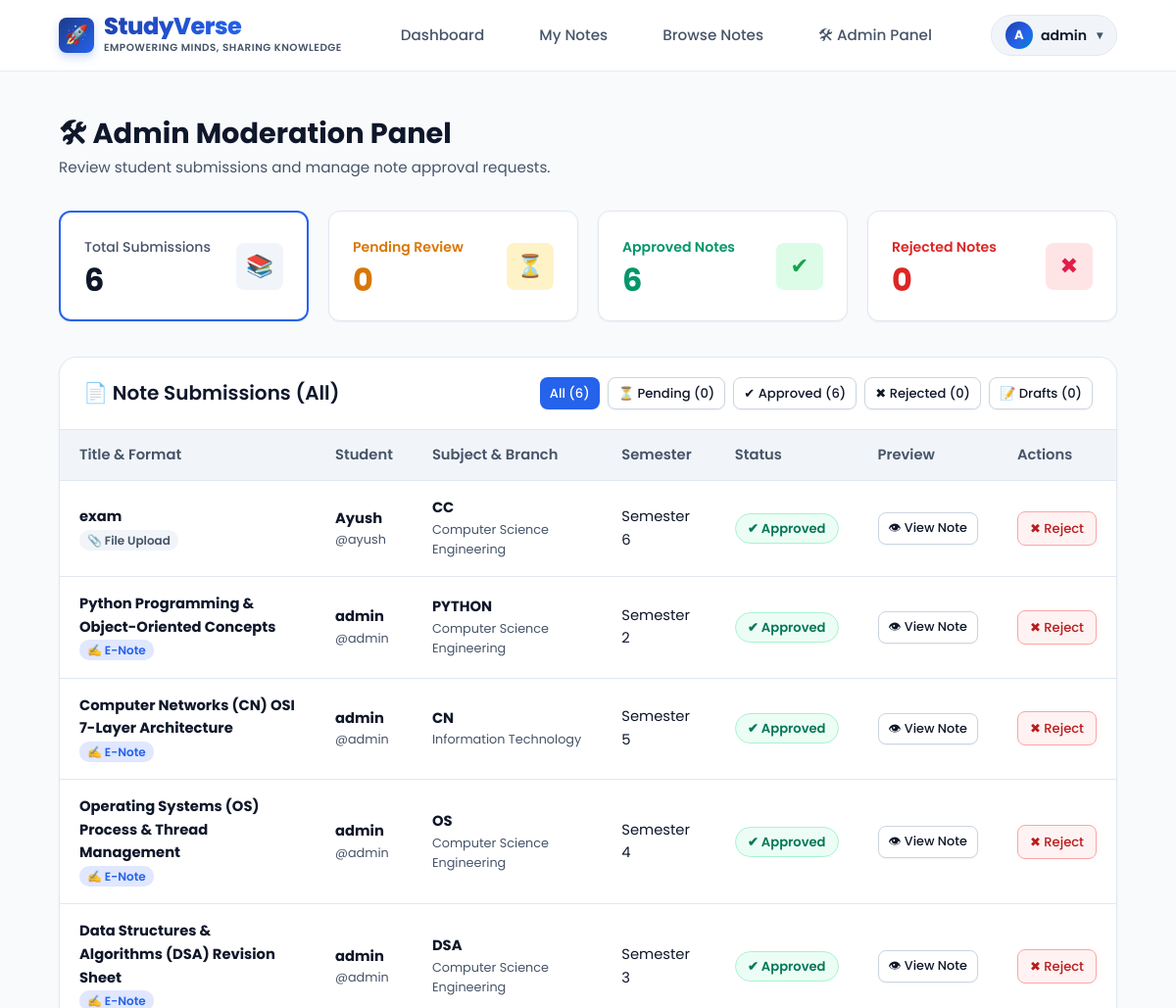
Before: /notes/admin-dashboard/ (signed in, upper part) with the older database file.
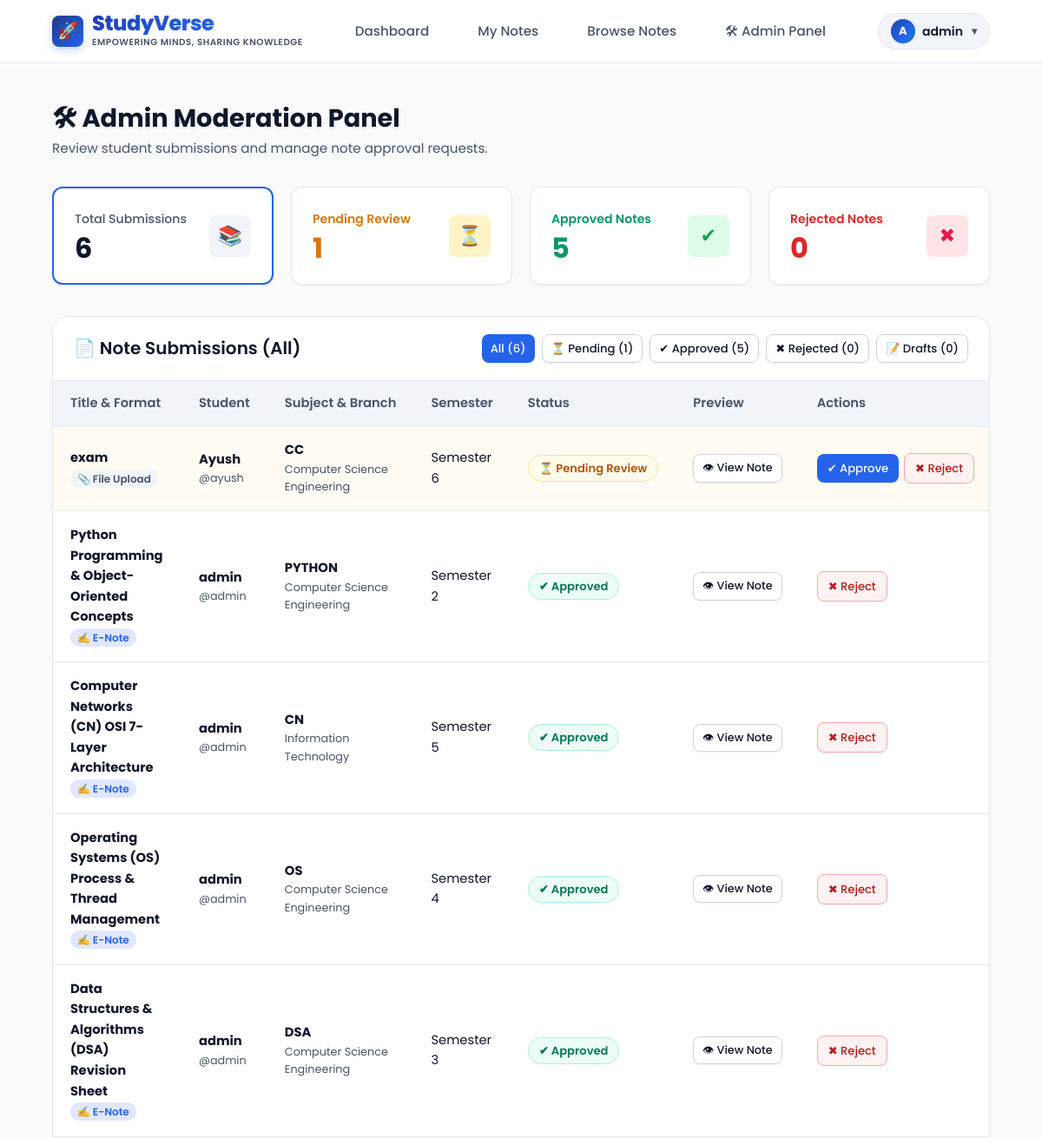
After: the same page with the newer database file.
### notes/models.py (models this page shows, shortened)
class Note(models.Model):
    STATUS_CHOICES = [
        ("Draft", "Draft"),
        ("Pending", "Pending"),
        ("Approved", "Approved"),
        ("Rejected", "Rejected"),
    ]
    SUBJECT_CHOICES = [
        ('DBMS', 'DBMS'),
        ('OS', 'Operating System'),
        ('CN', 'Computer Networks'),
        ('CC', 'Cloud Computing'),
        ('DSA', 'Data Structures'),
        ('JAVA', 'Java'),
        ('PYTHON', 'Python'),
        ('MATH', 'Mathematics'),
        ('OTHER', 'Other'),
    ]
    BRANCH_CHOICES = [
        ('CSE', 'Computer Science Engineering'),
        ('IT', 'Information Technology'),
        ('ECE', 'Electronics & Comm.'),
        ('ME', 'Mechanical Engineering'),
        ('CIVIL', 'Civil Engineering'),
        ('BCA_MCA', 'BCA / MCA'),
        ('COMMERCE', 'Commerce & Business'),
        ('OTHER', 'General / Other'),
    ]
    title = models.CharField(max_length=200)
    subject = models.CharField(max_length=50, choices=SUBJECT_CHOICES)
    branch = models.CharField(max_length=50, choices=BRANCH_CHOICES, default='CSE')
    semester = models.IntegerField()
    description = models.TextField(blank=True)
    content = models.TextField(blank=True, help_text="Rich text or markdown content for online created e-notes")
    drawing_data = models.TextField(blank=True, help_text="Base64 canvas drawing image data")
    is_online_note = models.BooleanField(default=False)
    file = models.FileField(upload_to='notes/', blank=True, null=True)
    uploaded_by = models.ForeignKey(User, on_delete=models.CASCADE)
    uploaded_at = models.DateTimeField(auto_now_add=True)
    downloads = models.IntegerField(default=0)
    views = models.IntegerField(default=0)
    likes = models.ManyToManyField(User, related_name='liked_notes', blank=True)
    status = models.CharField(
        max_length=20,
        choices=STATUS_CHOICES,
        default="Pending"
    )

### notes/views.py (the view)
# urls.py: path("admin-dashboard/", views.admin_dashboard, name="admin_dashboard"),
@staff_member_required
def admin_dashboard(request):
    status_filter = request.GET.get('status', 'all')
    notes = Note.objects.all().order_by("-uploaded_at")
    if status_filter in ['Pending', 'Approved', 'Rejected', 'Draft']:
        notes = notes.filter(status=status_filter)
    context = {
        "notes": notes,
        "selected_status": status_filter,
        "total_count": Note.objects.count(),
        "pending": Note.objects.filter(status="Pending").count(),
        "approved": Note.objects.filter(status="Approved").count(),
        "rejected": Note.objects.filter(status="Rejected").count(),
        "draft": Note.objects.filter(status="Draft").count(),
    }
    return render(request, "notes/admin_dashboard.html", context)

### templates/notes/admin_dashboard.html (shortened to what the changed rows need)
{% extends "base.html" %}
{% block content %}
<div class="dashboard-wrapper">
    <div class="dashboard-header">
        <div>
            <h1>🛠 Admin Moderation Panel</h1>
        </div>
    </div>
    <div class="dashboard-cards-grid">
        <a href="{% url 'admin_dashboard' %}?status=all" class="stat-card" style="text-decoration:none; border: {% if selected_status == 'all' %}2px solid var(--primary){% else %}1px solid var(--border-light){% endif %};">
            <div class="stat-info">
                <h2>{{ total_count }}</h2>
            </div>
        </a>
        <a href="{% url 'admin_dashboard' %}?status=Pending" class="stat-card" style="text-decoration:none; border: {% if selected_status == 'Pending' %}2px solid #f59e0b{% else %}1px solid var(--border-light){% endif %};">
            <div class="stat-info">
                <span style="color:#d97706; font-weight:600;">Pending Review</span>
                <h2 style="color:#d97706;">{{ pending }}</h2>
            </div>
        </a>
        <a href="{% url 'admin_dashboard' %}?status=Approved" class="stat-card" style="text-decoration:none; border: {% if selected_status == 'Approved' %}2px solid #10b981{% else %}1px solid var(--border-light){% endif %};">
            <div class="stat-info">
                <span style="color:#059669; font-weight:600;">Approved Notes</span>
                <h2 style="color:#059669;">{{ approved }}</h2>
            </div>
        </a>
        <a href="{% url 'admin_dashboard' %}?status=Rejected" class="stat-card" style="text-decoration:none; border: {% if selected_status == 'Rejected' %}2px solid #ef4444{% else %}1px solid var(--border-light){% endif %};">
            <div class="stat-info">
                <h2 style="color:#dc2626;">{{ rejected }}</h2>
            </div>
        </a>
    </div>
    <div class="content-card">
        <div class="content-card-header" style="display:flex; justify-content:space-between; align-items:center; flex-wrap:wrap; gap:16px;">
            <h2>📄 Note Submissions ({% if selected_status == 'all' %}All{% else %}{{ selected_status }}{% endif %})</h2>
            <div style="display:flex; gap:8px; flex-wrap:wrap;">
                <a href="{% url 'admin_dashboard' %}?status=all" class="btn-sm {% if selected_status == 'all' %}btn-sm-primary{% else %}btn-secondary{% endif %}" style="font-size:0.82rem;">
                    All ({{ total_count }})
                </a>
                <a href="{% url 'admin_dashboard' %}?status=Pending" class="btn-sm {% if selected_status == 'Pending' %}btn-sm-primary{% else %}btn-secondary{% endif %}" style="font-size:0.82rem;">
                    ⏳ Pending ({{ pending }})
                </a>
                <a href="{% url 'admin_dashboard' %}?status=Approved" class="btn-sm {% if selected_status == 'Approved' %}btn-sm-primary{% else %}btn-secondary{% endif %}" style="font-size:0.82rem;">
                    ✔ Approved ({{ approved }})
                </a>
                <a href="{% url 'admin_dashboard' %}?status=Rejected" class="btn-sm {% if selected_status == 'Rejected' %}btn-sm-primary{% else %}btn-secondary{% endif %}" style="font-size:0.82rem;">
                    ✖ Rejected ({{ rejected }})
                </a>
                <a href="{% url 'admin_dashboard' %}?status=Draft" class="btn-sm {% if selected_status == 'Draft' %}btn-sm-primary{% else %}btn-secondary{% endif %}" style="font-size:0.82rem;">
                    📝 Drafts ({{ draft }})
                </a>
            </div>
        </div>
        <div class="table-responsive">
            <table class="modern-table">
                <thead>
                    <tr>
                        <th>Title & Format</th>
                        <th>Student</th>
                        <th>Subject & Branch</th>
                        <th>Semester</th>
                        <th>Status</th>
                        <th>Preview</th>
                        <th>Actions</th>
                    </tr>
                </thead>
                <tbody>
                    {% for note in notes %}
                    <tr style="{% if note.status == 'Pending' %}background:rgba(245, 158, 11, 0.05);{% endif %}">
                        <td>
                            <strong>{{ note.title }}</strong>
                            <div>
                                {% if note.is_online_note %}
                                    <span style="font-size:0.75rem; background:#e0e7ff; color:var(--primary); padding:2px 8px; border-radius:10px; font-weight:600;">✍️ E-Note</span>
                                {% else %}
                                    <span style="font-size:0.75rem; background:#f1f5f9; color:#475569; padding:2px 8px; border-radius:10px; font-weight:600;">📎 File Upload</span>
                                {% endif %}
                            </div>
                        </td>
                        <td>
                            <strong>{{ note.uploaded_by.first_name|default:note.uploaded_by.username }}</strong>
                            <div style="font-size:0.8rem; color:var(--text-muted);">@{{ note.uploaded_by.username }}</div>
                        </td>
                        <td>
                            <strong>{{ note.subject }}</strong>
                            <div style="font-size:0.8rem; color:var(--text-muted);">{{ note.get_branch_display }}</div>
                        </td>
                        <td>Semester {{ note.semester }}</td>
                        <td>
                            {% if note.status == "Approved" %}
                                <span class="status-pill approved">✔ Approved</span>
                            {% elif note.status == "Pending" %}
                                <span class="status-pill pending">⏳ Pending Review</span>
                            {% elif note.status == "Draft" %}
                                <span class="status-pill" style="background:#f1f5f9; color:#64748b;">📝 Draft</span>
                            {% else %}
                                <span class="status-pill rejected">✖ Rejected</span>
                            {% endif %}
                        </td>
                        <td>
                            <a href="{% url 'note_detail' note.id %}" target="_blank" class="btn-sm btn-secondary" style="font-size:0.8rem; white-space:nowrap;">
                                👁 View Note
                            </a>
                        </td>
                        <td>
                            <div class="action-group" style="flex-wrap:nowrap;">
                                {% if note.status != "Approved" %}
                                    <a href="{% url 'approve_note' note.id %}" class="btn-sm btn-sm-primary" style="white-space:nowrap; padding:6px 12px; font-size:0.82rem;">
                                        ✔ Approve
                                    </a>
                                {% endif %}
                                {% if note.status != "Rejected" %}
                                    <a href="{% url 'reject_note' note.id %}" class="btn-sm btn-sm-danger" style="white-space:nowrap; padding:6px 12px; font-size:0.82rem;">
                                        ✖ Reject
                                    </a>
                                {% endif %}
                            </div>
                        </td>
                    </tr>
                    {% endfor %}
                </tbody>
            </table>
        </div>
    </div>
</div>
{% endblock %}

Changed rows visible on the page:
changed Note "exam": status "✔ Approved" → "⏳ Pending Review ✔ Approve"
Other visible differences:
{{ pending }}: "0" → "1"
{{ approved }}: "6" → "5"
